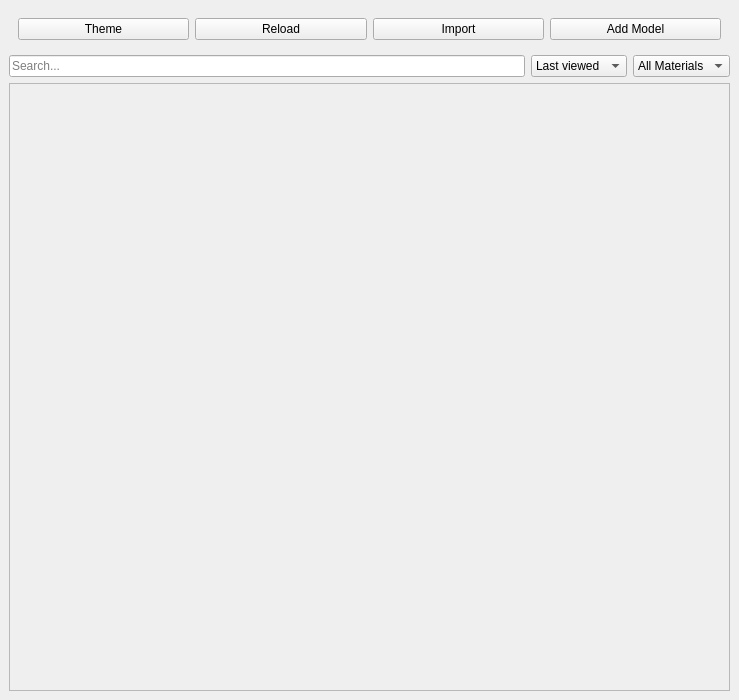
<?xml version="1.0" encoding="UTF-8"?>
<ui version="4.0">
 <class>MainWindow</class>
 <widget class="QMainWindow" name="MainWindow">
  <property name="geometry">
   <rect>
    <x>0</x>
    <y>0</y>
    <width>739</width>
    <height>700</height>
   </rect>
  </property>
    <property name="windowTitle">
     <string>zPrint</string>
    </property>
  <widget class="QWidget" name="centralwidget">
   <layout class="QVBoxLayout" name="verticalLayout">
    <item>
         <widget class="QWidget" name="topBar1">
            <property name="objectName">
             <string>topBar1</string>
            </property>
            <property name="autoFillBackground">
             <bool>false</bool>
            </property>
            <layout class="QHBoxLayout" name="topBar1Layout">
      <item>
       <widget class="QPushButton" name="btnThemeToggle">
        <property name="text">
         <string>Theme</string>
        </property>
       </widget>
      </item>
      <item>
       <widget class="QPushButton" name="btnReload">
        <property name="text">
         <string>Reload</string>
        </property>
       </widget>
      </item>
      <item>
       <widget class="QPushButton" name="btnImport">
        <property name="text">
         <string>Import</string>
        </property>
       </widget>
      </item>
      <item>
       <widget class="QPushButton" name="btnAddModel">
        <property name="text">
         <string>Add Model</string>
        </property>
       </widget>
      </item>
            </layout>
         </widget>
    </item>
    <item>
     <layout class="QHBoxLayout" name="topBar2Layout">
      <item>
       <widget class="QLineEdit" name="searchBox">
        <property name="placeholderText">
         <string>Search...</string>
        </property>
       </widget>
      </item>
      <item>
       <widget class="QComboBox" name="sortDropdown">
        <item>
         <property name="text">
          <string>Last viewed</string>
         </property>
        </item>
        <item>
         <property name="text">
          <string>Last created</string>
         </property>
        </item>
        <item>
         <property name="text">
          <string>Name A-Z</string>
         </property>
        </item>
        <item>
         <property name="text">
          <string>Name Z-A</string>
         </property>
        </item>
        <item>
         <property name="text">
          <string>Print Time</string>
         </property>
        </item>
       </widget>
      </item>
      <item>
       <widget class="QComboBox" name="filterDropdown">
        <item>
         <property name="text">
          <string>All Materials</string>
         </property>
        </item>
       </widget>
      </item>
     </layout>
    </item>
    <item>
     <widget class="QScrollArea" name="scrollArea">
      <property name="widgetResizable">
       <bool>true</bool>
      </property>
      <widget class="QWidget" name="scrollAreaWidgetContents">
       <property name="geometry">
        <rect>
         <x>0</x>
         <y>0</y>
         <width>719</width>
         <height>616</height>
        </rect>
       </property>
       <layout class="QGridLayout" name="galleryLayout"/>
      </widget>
     </widget>
    </item>
   </layout>
  </widget>
 </widget>
 <resources/>
 <connections/>
</ui>
